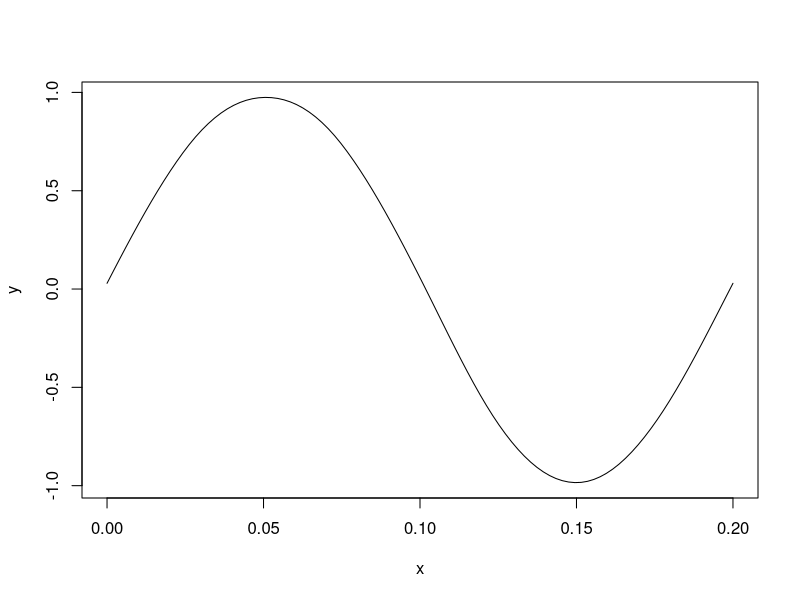
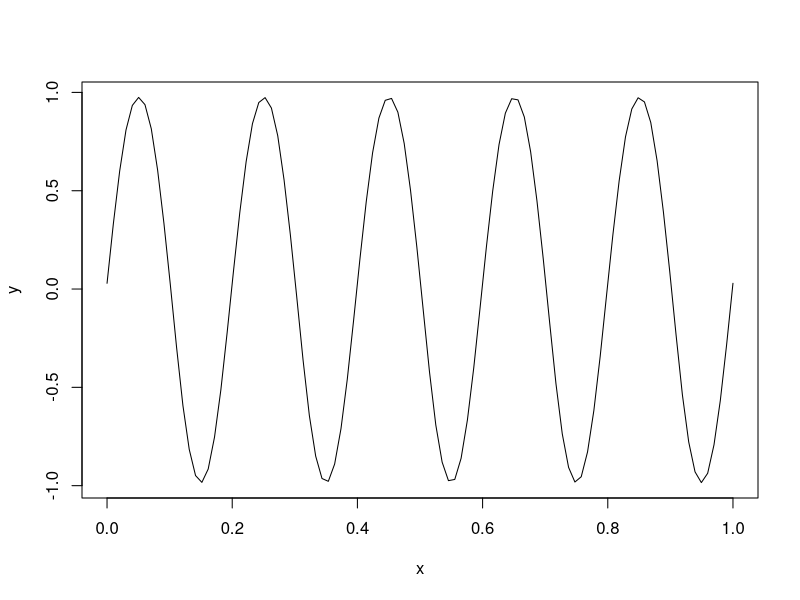

Reproduce these figures in R, in order.
library(locfit)


### Name: ang
### Title: Angular Term for a Locfit model.
### Aliases: ang
### Keywords: models

### ** Examples

# generate an x variable, and a response with period 0.2
x <- seq(0,1,length=200)
y <- sin(10*pi*x)+rnorm(200)/5

# compute the periodic local fit. Note the scale argument is period/(2pi)
fit <- locfit(y~ang(x,scale=0.2/(2*pi)))

# plot the fit over a single period
plot(fit)

# plot the fit over the full range of the data
plot(fit,xlim=c(0,1))
